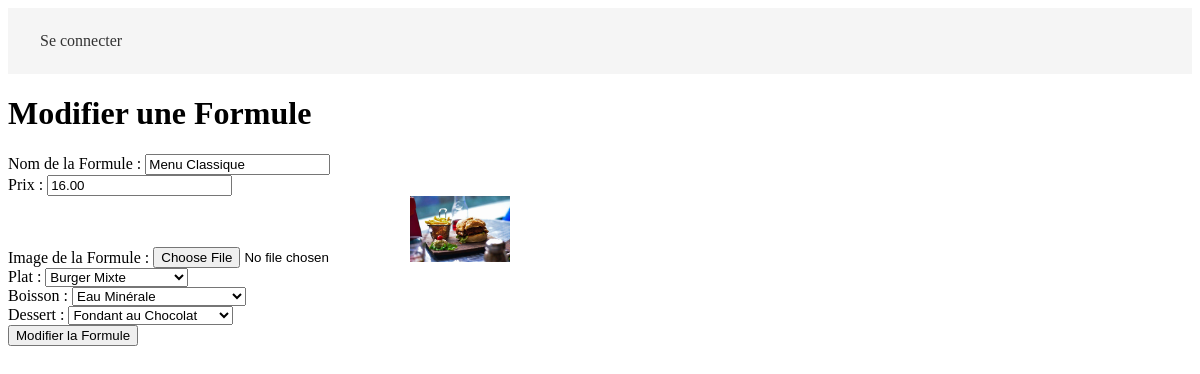
Screenshot of /Admin/edit_formule.php?id=1 with the database file from the repository.
### tables this page shows
CREATE TABLE formules (
    id INT AUTO_INCREMENT PRIMARY KEY,
    nom VARCHAR(255) NOT NULL,
    prix DECIMAL(10, 2) NOT NULL,
    image VARCHAR(255) NOT NULL
);

CREATE TABLE formule_plat (
    formule_id INT NOT NULL,
    plat_id INT NOT NULL,
    PRIMARY KEY(formule_id, plat_id),
    FOREIGN KEY (formule_id) REFERENCES formules(id),
    FOREIGN KEY (plat_id) REFERENCES plats(id)
);

CREATE TABLE plats (
    id INT AUTO_INCREMENT PRIMARY KEY,
    nom VARCHAR(255) NOT NULL,
    image VARCHAR(255) NOT NULL,
    prix DECIMAL(10, 2) NOT NULL,
    type ENUM('ENTREE', 'PLAT', 'DESSERT', 'BOISSON') NOT NULL
);

### Actions/zone_admin_repo.php (called while the page is built, shortened)
<?php
function getPlatsByType($type)
{
    try {
        $con = connexion();
        $query = "SELECT id, nom, image FROM plats WHERE type = :type";
        $stmt = $con->prepare($query);
        $stmt->bindParam(':type', $type, PDO::PARAM_STR);
        $stmt->execute();
        return $stmt->fetchAll(PDO::FETCH_ASSOC);
    } catch (PDOException $e) {
        echo "Erreur : " . $e->getMessage();
        return [];
    }
}

### Admin/edit_formule.php (the view, shortened to what this page needs)
<?php
require_once('../Actions/zone_admin_repo.php');
require_once('../HeaderFooter/Admin/Header.php');
$platsPlats = getPlatsByType('PLAT');
$platsDesserts = getPlatsByType('DESSERT');
$platsBoissons = getPlatsByType('BOISSON');
if (isset($_GET['id']) && !empty($_GET['id'])) {
    $formuleId = $_GET['id'];
    try {
        $con = connexion();
        $query = "SELECT * FROM formules WHERE id = :id";
        $stmt = $con->prepare($query);
        $stmt->bindParam(':id', $formuleId, PDO::PARAM_INT);
        $stmt->execute();
        $formule = $stmt->fetch(PDO::FETCH_ASSOC);
        $queryPlats = "
SELECT fp.plat_id, p.type
FROM formule_plat fp
JOIN plats p ON fp.plat_id = p.id
WHERE fp.formule_id = :formule_id
";
        $stmtPlats = $con->prepare($queryPlats);
        $stmtPlats->bindParam(':formule_id', $formuleId, PDO::PARAM_INT);
        $stmtPlats->execute();
        $platsAssocies = $stmtPlats->fetchAll(PDO::FETCH_ASSOC);
        $platId = null;
        $boissonId = null;
        $dessertId = null;
        foreach ($platsAssocies as $plat) {
            if ($plat['type'] == 'PLAT') {
                $platId = $plat['plat_id'];
            } elseif ($plat['type'] == 'BOISSON') {
                $boissonId = $plat['plat_id'];
            } elseif ($plat['type'] == 'DESSERT') {
                $dessertId = $plat['plat_id'];
            }
        }
    } catch (PDOException $e) {
        $_SESSION['error'] = "Erreur lors de la récupération de la formule : " . $e->getMessage();
        header("Location: liste_formules.php");
        exit;
    }
} else {
    $_SESSION['error'] = "ID de la formule manquant.";
    header("Location: liste_formules.php");
    exit;
}
?>
<h1>Modifier une Formule</h1>
<form action="edit_formule.php?id=<?php echo $formuleId; ?>" method="POST" enctype="multipart/form-data">
    <div>
        <label for="nom">Nom de la Formule :</label>
        <input type="text" name="nom" id="nom" value="<?php echo htmlspecialchars($formule['nom']); ?>" required>
    </div>
    <div>
        <label for="prix">Prix :</label>
        <input type="number" name="prix" id="prix" value="<?php echo $formule['prix']; ?>" step="0.01" required>
    </div>
    <div>
        <label for="image">Image de la Formule :</label>
        <input type="file" name="image" id="image" accept="image/*">
        <?php if ($formule['image']): ?>
            <img src="../Assets/img/formules/<?php echo $formule['image']; ?>" alt="Image actuelle" style="width:100px; height:auto;">
        <?php endif; ?>
    </div>
    <div>
        <label for="plat_id">Plat :</label>
        <select name="plat_id" id="plat_id" required>
            <?php foreach ($platsPlats as $plat): ?>
                <option value="<?php echo $plat['id']; ?>" <?php echo ($plat['id'] == $platId) ? 'selected' : ''; ?>>
                    <?php echo htmlspecialchars($plat['nom']); ?>
                </option>
            <?php endforeach; ?>
        </select>
    </div>
    <div>
        <label for="boisson_id">Boisson :</label>
        <select name="boisson_id" id="boisson_id" required>
            <?php foreach ($platsBoissons as $boisson): ?>
                <option value="<?php echo $boisson['id']; ?>" <?php echo ($boisson['id'] == $boissonId) ? 'selected' : ''; ?>>
                    <?php echo htmlspecialchars($boisson['nom']); ?>
                </option>
            <?php endforeach; ?>
        </select>
    </div>
    <div>
        <label for="dessert_id">Dessert :</label>
        <select name="dessert_id" id="dessert_id" required>
            <?php foreach ($platsDesserts as $dessert): ?>
                <option value="<?php echo $dessert['id']; ?>" <?php echo ($dessert['id'] == $dessertId) ? 'selected' : ''; ?>>
                    <?php echo htmlspecialchars($dessert['nom']); ?>
                </option>
            <?php endforeach; ?>
        </select>
    </div>
    <div>
        <button type="submit" name="submit">Modifier la Formule</button>
    </div>
</form>

### rows the page displays
formules: nom "Menu Classique", prix "16.00", image (picture)
formule_plat: plat_id "Burger Mixte"
formule_plat: boisson_id "Eau Minérale"
formule_plat: dessert_id "Fondant au Chocolat"
